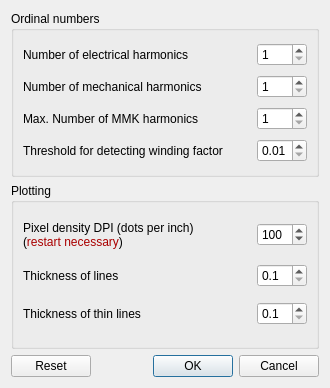
<?xml version="1.0" encoding="UTF-8"?>
<ui version="4.0">
 <class>Dialog</class>
 <widget class="QDialog" name="Dialog">
  <property name="geometry">
   <rect>
    <x>0</x>
    <y>0</y>
    <width>330</width>
    <height>388</height>
   </rect>
  </property>
  <property name="windowTitle">
   <string>Dialog</string>
  </property>
  <property name="windowIcon">
   <iconset>
    <normaloff>icons/settings.png</normaloff>icons/settings.png</iconset>
  </property>
  <layout class="QGridLayout" name="gridLayout_2">
   <item row="1" column="0">
    <widget class="QGroupBox" name="groupBox_2">
     <property name="title">
      <string>Plotting</string>
     </property>
     <layout class="QGridLayout" name="gridLayout_3">
      <item row="0" column="0">
       <layout class="QHBoxLayout" name="horizontalLayout_8">
        <item>
         <widget class="QLabel" name="label_5">
          <property name="text">
           <string>&lt;html&gt;&lt;head/&gt;&lt;body&gt;&lt;p&gt;Pixel density DPI (dots per inch)&lt;br/&gt;(&lt;span style=&quot; color:#aa0000;&quot;&gt;restart necessary&lt;/span&gt;)&lt;/p&gt;&lt;/body&gt;&lt;/html&gt;</string>
          </property>
         </widget>
        </item>
        <item>
         <widget class="QSpinBox" name="spinBox_DPI">
          <property name="maximumSize">
           <size>
            <width>50</width>
            <height>16777215</height>
           </size>
          </property>
          <property name="minimum">
           <number>50</number>
          </property>
          <property name="maximum">
           <number>200</number>
          </property>
          <property name="value">
           <number>100</number>
          </property>
         </widget>
        </item>
       </layout>
      </item>
      <item row="1" column="0">
       <layout class="QHBoxLayout" name="horizontalLayout_7">
        <item>
         <widget class="QLabel" name="label_6">
          <property name="text">
           <string>Thickness of lines</string>
          </property>
         </widget>
        </item>
        <item>
         <widget class="QDoubleSpinBox" name="doubleSpinBox_lw">
          <property name="maximumSize">
           <size>
            <width>50</width>
            <height>16777215</height>
           </size>
          </property>
          <property name="decimals">
           <number>1</number>
          </property>
          <property name="minimum">
           <double>0.100000000000000</double>
          </property>
          <property name="maximum">
           <double>10.000000000000000</double>
          </property>
          <property name="singleStep">
           <double>0.100000000000000</double>
          </property>
         </widget>
        </item>
       </layout>
      </item>
      <item row="2" column="0">
       <layout class="QHBoxLayout" name="horizontalLayout_6">
        <item>
         <widget class="QLabel" name="label_7">
          <property name="text">
           <string>Thickness of thin lines</string>
          </property>
         </widget>
        </item>
        <item>
         <widget class="QDoubleSpinBox" name="doubleSpinBox_lw_thin">
          <property name="maximumSize">
           <size>
            <width>50</width>
            <height>16777215</height>
           </size>
          </property>
          <property name="decimals">
           <number>1</number>
          </property>
          <property name="minimum">
           <double>0.100000000000000</double>
          </property>
          <property name="maximum">
           <double>10.000000000000000</double>
          </property>
          <property name="singleStep">
           <double>0.100000000000000</double>
          </property>
         </widget>
        </item>
       </layout>
      </item>
     </layout>
    </widget>
   </item>
   <item row="0" column="0">
    <widget class="QGroupBox" name="groupBox">
     <property name="sizePolicy">
      <sizepolicy hsizetype="Preferred" vsizetype="Preferred">
       <horstretch>0</horstretch>
       <verstretch>0</verstretch>
      </sizepolicy>
     </property>
     <property name="title">
      <string>Ordinal numbers</string>
     </property>
     <layout class="QGridLayout" name="gridLayout">
      <item row="0" column="0">
       <layout class="QHBoxLayout" name="horizontalLayout">
        <item>
         <widget class="QLabel" name="label">
          <property name="text">
           <string>Number of electrical harmonics</string>
          </property>
         </widget>
        </item>
        <item>
         <widget class="QSpinBox" name="spinBox_nu_el">
          <property name="sizePolicy">
           <sizepolicy hsizetype="Preferred" vsizetype="Fixed">
            <horstretch>0</horstretch>
            <verstretch>0</verstretch>
           </sizepolicy>
          </property>
          <property name="maximumSize">
           <size>
            <width>50</width>
            <height>16777215</height>
           </size>
          </property>
          <property name="minimum">
           <number>1</number>
          </property>
          <property name="maximum">
           <number>999</number>
          </property>
         </widget>
        </item>
       </layout>
      </item>
      <item row="1" column="0">
       <layout class="QHBoxLayout" name="horizontalLayout_2">
        <item>
         <widget class="QLabel" name="label_2">
          <property name="text">
           <string>Number of mechanical harmonics</string>
          </property>
         </widget>
        </item>
        <item>
         <widget class="QSpinBox" name="spinBox_nu_mech">
          <property name="sizePolicy">
           <sizepolicy hsizetype="Preferred" vsizetype="Fixed">
            <horstretch>0</horstretch>
            <verstretch>0</verstretch>
           </sizepolicy>
          </property>
          <property name="maximumSize">
           <size>
            <width>50</width>
            <height>16777215</height>
           </size>
          </property>
          <property name="minimum">
           <number>1</number>
          </property>
          <property name="maximum">
           <number>999</number>
          </property>
         </widget>
        </item>
       </layout>
      </item>
      <item row="2" column="0">
       <layout class="QHBoxLayout" name="horizontalLayout_3">
        <item>
         <widget class="QLabel" name="label_3">
          <property name="text">
           <string>Max. Number of MMK harmonics</string>
          </property>
         </widget>
        </item>
        <item>
         <widget class="QSpinBox" name="spinBox_nu_MMK">
          <property name="sizePolicy">
           <sizepolicy hsizetype="Preferred" vsizetype="Fixed">
            <horstretch>0</horstretch>
            <verstretch>0</verstretch>
           </sizepolicy>
          </property>
          <property name="maximumSize">
           <size>
            <width>50</width>
            <height>16777215</height>
           </size>
          </property>
          <property name="minimum">
           <number>1</number>
          </property>
          <property name="maximum">
           <number>999</number>
          </property>
         </widget>
        </item>
       </layout>
      </item>
      <item row="3" column="0">
       <layout class="QHBoxLayout" name="horizontalLayout_4">
        <item>
         <widget class="QLabel" name="label_4">
          <property name="toolTip">
           <string/>
          </property>
          <property name="text">
           <string>Threshold for detecting winding factor</string>
          </property>
         </widget>
        </item>
        <item>
         <widget class="QDoubleSpinBox" name="doubleSpinBox_threshold_wf">
          <property name="sizePolicy">
           <sizepolicy hsizetype="Preferred" vsizetype="Fixed">
            <horstretch>0</horstretch>
            <verstretch>0</verstretch>
           </sizepolicy>
          </property>
          <property name="maximumSize">
           <size>
            <width>50</width>
            <height>16777215</height>
           </size>
          </property>
          <property name="decimals">
           <number>2</number>
          </property>
          <property name="minimum">
           <double>0.010000000000000</double>
          </property>
          <property name="maximum">
           <double>1.000000000000000</double>
          </property>
         </widget>
        </item>
       </layout>
      </item>
     </layout>
    </widget>
   </item>
   <item row="2" column="0">
    <layout class="QHBoxLayout" name="horizontalLayout_5">
     <item>
      <widget class="QPushButton" name="Button_RESET">
       <property name="text">
        <string>Reset</string>
       </property>
       <property name="icon">
        <iconset>
         <normaloff>icons/Qt/edit-undo.png</normaloff>icons/Qt/edit-undo.png</iconset>
       </property>
      </widget>
     </item>
     <item>
      <widget class="QDialogButtonBox" name="buttonBox">
       <property name="standardButtons">
        <set>QDialogButtonBox::Cancel|QDialogButtonBox::Ok</set>
       </property>
      </widget>
     </item>
    </layout>
   </item>
  </layout>
 </widget>
 <tabstops>
  <tabstop>spinBox_nu_el</tabstop>
  <tabstop>spinBox_nu_mech</tabstop>
  <tabstop>spinBox_nu_MMK</tabstop>
  <tabstop>doubleSpinBox_threshold_wf</tabstop>
  <tabstop>spinBox_DPI</tabstop>
  <tabstop>doubleSpinBox_lw</tabstop>
  <tabstop>doubleSpinBox_lw_thin</tabstop>
  <tabstop>Button_RESET</tabstop>
 </tabstops>
 <resources/>
 <connections>
  <connection>
   <sender>buttonBox</sender>
   <signal>accepted()</signal>
   <receiver>Dialog</receiver>
   <slot>accept()</slot>
   <hints>
    <hint type="sourcelabel">
     <x>207</x>
     <y>350</y>
    </hint>
    <hint type="destinationlabel">
     <x>164</x>
     <y>193</y>
    </hint>
   </hints>
  </connection>
  <connection>
   <sender>buttonBox</sender>
   <signal>rejected()</signal>
   <receiver>Dialog</receiver>
   <slot>reject()</slot>
   <hints>
    <hint type="sourcelabel">
     <x>207</x>
     <y>350</y>
    </hint>
    <hint type="destinationlabel">
     <x>164</x>
     <y>193</y>
    </hint>
   </hints>
  </connection>
 </connections>
</ui>
